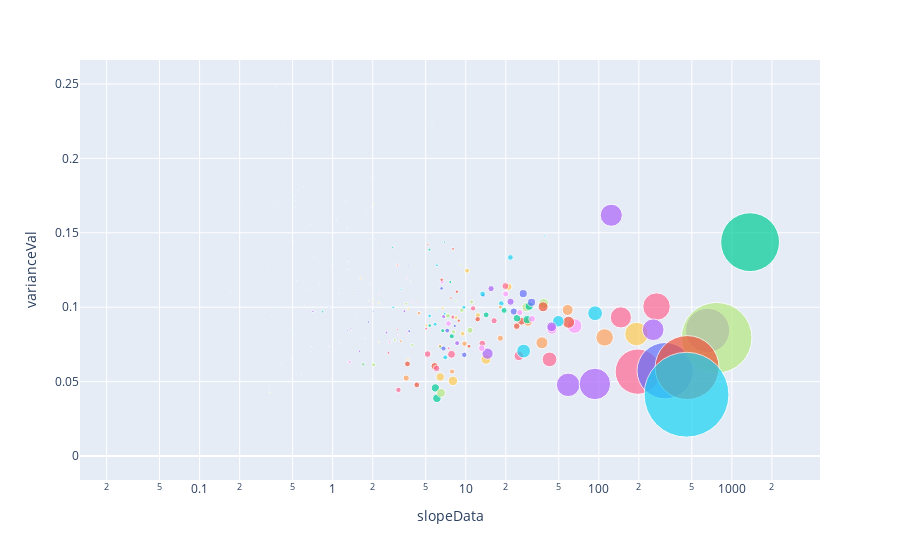

Notebook source saved alongside this figure:
### Code cell
import plotly.express as px
fig = px.scatter(overallSpacingDF, x="slopeData", y="varianceVal",
	         size="lastValue", color="countryName",
                 hover_name="countryName", log_x=True, size_max=60)#,#text='countryName')
fig.update_layout(showlegend=False)
fig.show()
